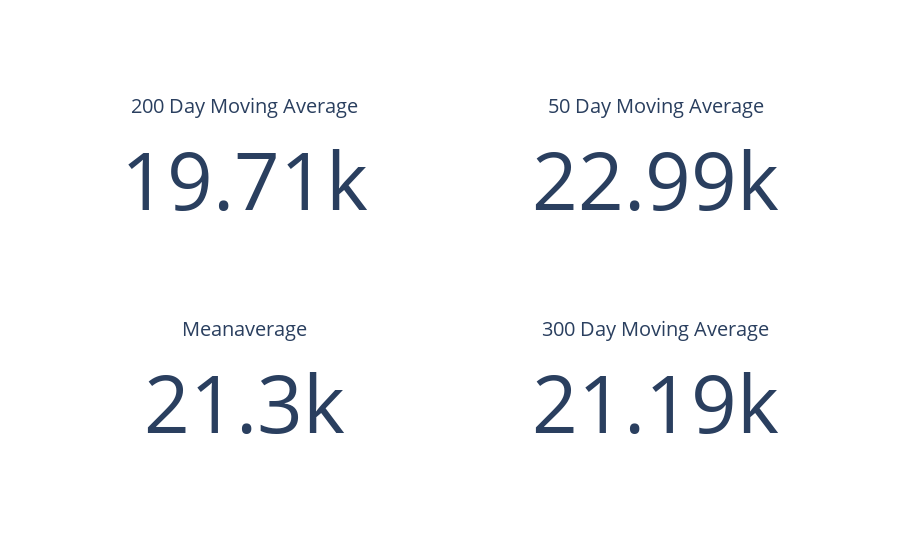

The code cell stored with this chart in its notebook:
### Code cell
import plotly.graph_objects as go

fig = go.Figure()

fig.add_trace(go.Indicator(
    mode = "number",
    value = df['200D'].iloc[-1],
    title = {"text": "200 Day Moving Average"},
    gauge = {
        'axis': {'visible': False}},
    domain = {'row': 0, 'column': 0}))

fig.add_trace(go.Indicator(
    mode = "number",
    value = df['meanavge'].iloc[-1],
    title = {"text": "Meanaverage"},
    gauge = {
        'axis': {'visible': False}},
    domain = {'row': 1, 'column': 0}))


fig.add_trace(go.Indicator(
    mode = "number",
    value = df['50D'].iloc[-1],
    title = {"text": "50 Day Moving Average"},
    domain = {'row': 0, 'column': 1}))

fig.add_trace(go.Indicator(
    mode = "number",
    value = df['300D'].iloc[-1],
    title = {"text": "300 Day Moving Average"},
    domain = {'row': 1, 'column': 1}))

fig.update_layout(
    grid = {'rows': 2, 'columns': 2, 'pattern': "independent"},
)
fig.write_html("../static/MAs.html")
fig.show()

### Figure 1 — Plotly figure (JSON) as saved in the notebook; plotly's stock layout.template omitted (floating-point values rounded to 4 significant figures)
{"data": [{"domain": {"column": 0, "row": 0}, "gauge": {"axis": {"visible": false}}, "mode": "number", "title": {"text": "200 Day Moving Average"}, "type": "indicator", "value": 19710.0}, {"domain": {"column": 0, "row": 1}, "gauge": {"axis": {"visible": false}}, "mode": "number", "title": {"text": "Meanaverage"}, "type": "indicator", "value": 21300.0}, {"domain": {"column": 1, "row": 0}, "mode": "number", "title": {"text": "50 Day Moving Average"}, "type": "indicator", "value": 22990.0}, {"domain": {"column": 1, "row": 1}, "mode": "number", "title": {"text": "300 Day Moving Average"}, "type": "indicator", "value": 21190.0}], "layout": {"grid": {"columns": 2, "pattern": "independent", "rows": 2}}}
